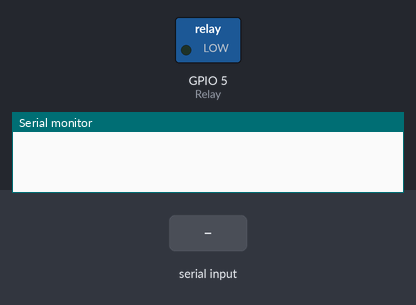
Simulated run of this sketch. Board: ESP32. On the bench: switched loads named in the sketch (green lamp = pin HIGH), the last lines printed to the serial monitor. Inputs (shaded band) come from the test bench.

Above: at 1.2 s.
1.3 s: "a" received over Serial
At 2.3 s:
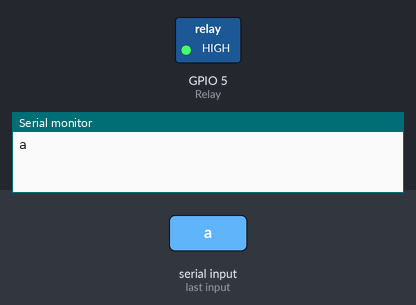
2.8 s: "s" received over Serial
At 3.5 s:
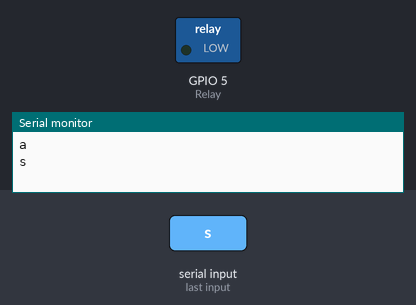
Timing chart, 0 to 5.8 s (numbered marks = the images above; inputs shaded):
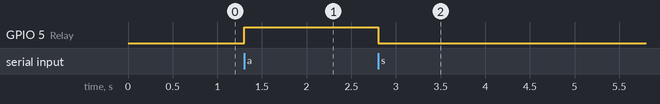

Measured:
- after the input at 1.3 s, GPIO 5 (Relay): LOW → HIGH at once
- after the input at 2.8 s, GPIO 5 (Relay): HIGH → LOW at once

The sketch:

ESP32_Relay_Tes_Solardex.ino
```cpp
char a;
int Relay = 5;
void setup() {
  // put your setup code here, to run once:
Serial.begin(9600);
pinMode(Relay, OUTPUT);
}

void loop() {
  // put your main code here, to run repeatedly:
if(Serial.available() > 0){
  a = Serial.read();
  Serial.println(a);

  if(a == 'a'){
    digitalWrite(Relay, HIGH); //Terhubung ke Load
  }
  if(a == 's'){
     digitalWrite(Relay, LOW);
  }
}
}
```
